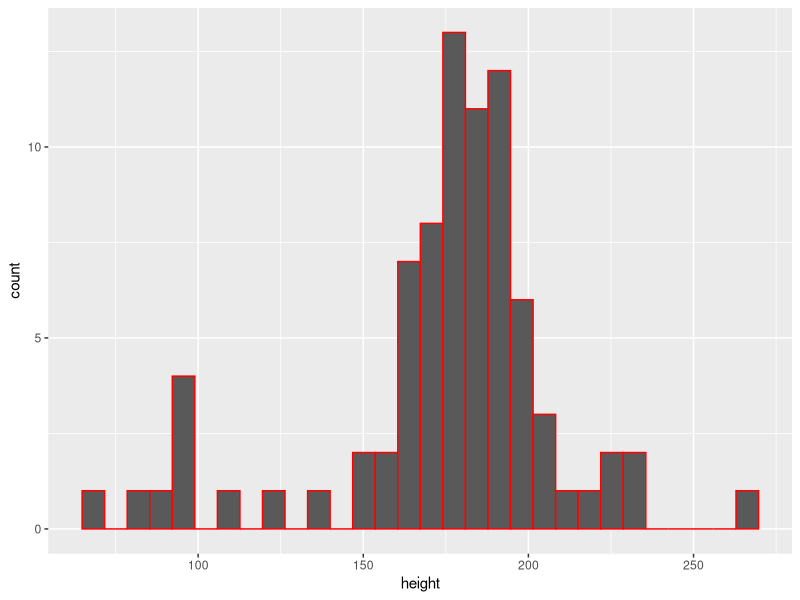
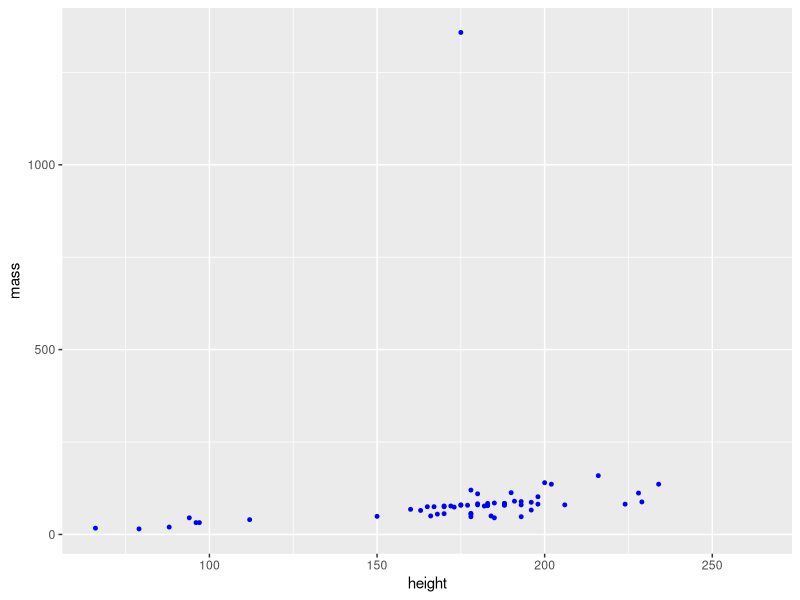

Generate these figures, in order, with R:
## ---- chunk 1
library(tidyverse)
## ---- chunk 2
head(starwars)
## ---- chunk 3
dim(starwars)
## ---- chunk 4
ggplot(data = starwars, aes(x=height)) +
  geom_histogram(colour ="red")
## ---- chunk 5
#always check render to see if warnings etc. show up when rendered 
ggplot(data = starwars, aes(x = height, y = mass)) +
  geom_point(colour = "blue",size = 1)
## ---- chunk 6
#have mising or unknown values in vector default is to say i dont know value (use na.rm)
mean_height <- mean(starwars$height, na.rm =TRUE)
mean_height
## ---- chunk 7
sd_height <- sd(starwars$height, na.rm =TRUE)
sd_height
## ---- chunk 8

